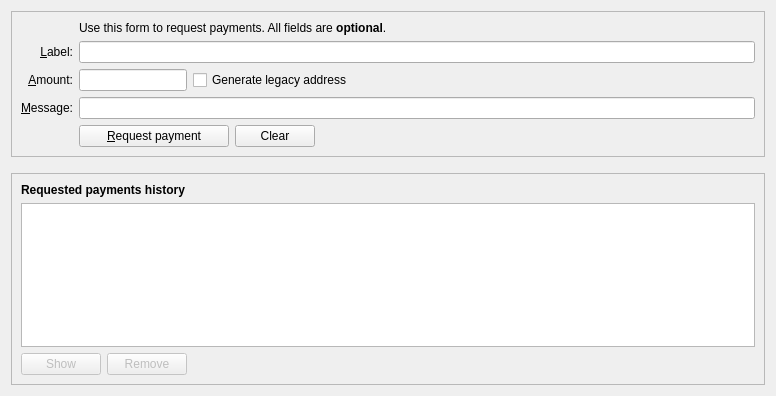
<?xml version="1.0" encoding="UTF-8"?>
<ui version="4.0">
 <class>ReceiveCoinsDialog</class>
 <widget class="QWidget" name="ReceiveCoinsDialog">
  <property name="geometry">
   <rect>
    <x>0</x>
    <y>0</y>
    <width>776</width>
    <height>396</height>
   </rect>
  </property>
  <layout class="QVBoxLayout" name="verticalLayout" stretch="0,0,1">
   <item>
    <widget class="QFrame" name="frame2">
     <property name="sizePolicy">
      <sizepolicy hsizetype="Preferred" vsizetype="Expanding">
       <horstretch>0</horstretch>
       <verstretch>0</verstretch>
      </sizepolicy>
     </property>
     <property name="frameShape">
      <enum>QFrame::StyledPanel</enum>
     </property>
     <property name="frameShadow">
      <enum>QFrame::Sunken</enum>
     </property>
     <layout class="QVBoxLayout" name="verticalLayout_3">
      <item>
       <layout class="QGridLayout" name="gridLayout">
        <item row="5" column="0">
         <widget class="QLabel" name="label">
          <property name="toolTip">
           <string>An optional amount to request. Leave this empty or zero to not request a specific amount.</string>
          </property>
          <property name="text">
           <string>&amp;Amount:</string>
          </property>
          <property name="alignment">
           <set>Qt::AlignRight|Qt::AlignTrailing|Qt::AlignVCenter</set>
          </property>
          <property name="buddy">
           <cstring>reqAmount</cstring>
          </property>
         </widget>
        </item>
        <item row="6" column="0">
         <widget class="QLabel" name="label_3">
          <property name="toolTip">
           <string>An optional message to attach to the payment request, which will be displayed when the request is opened. Note: The message will not be sent with the payment over the H2hcoin network.</string>
          </property>
          <property name="text">
           <string>&amp;Message:</string>
          </property>
          <property name="alignment">
           <set>Qt::AlignRight|Qt::AlignTrailing|Qt::AlignVCenter</set>
          </property>
          <property name="buddy">
           <cstring>reqMessage</cstring>
          </property>
         </widget>
        </item>
        <item row="4" column="2">
         <widget class="QLineEdit" name="reqLabel">
          <property name="toolTip">
           <string>An optional label to associate with the new receiving address.</string>
          </property>
         </widget>
        </item>
        <item row="2" column="2">
         <widget class="QLabel" name="label_5">
          <property name="text">
           <string>Use this form to request payments. All fields are &lt;b&gt;optional&lt;/b&gt;.</string>
          </property>
         </widget>
        </item>
        <item row="4" column="0">
         <widget class="QLabel" name="label_2">
          <property name="toolTip">
           <string>An optional label to associate with the new receiving address.</string>
          </property>
          <property name="text">
           <string>&amp;Label:</string>
          </property>
          <property name="alignment">
           <set>Qt::AlignRight|Qt::AlignTrailing|Qt::AlignVCenter</set>
          </property>
          <property name="buddy">
           <cstring>reqLabel</cstring>
          </property>
         </widget>
        </item>
        <item row="6" column="2">
         <widget class="QLineEdit" name="reqMessage">
          <property name="toolTip">
           <string>An optional message to attach to the payment request, which will be displayed when the request is opened. Note: The message will not be sent with the payment over the H2hcoin network.</string>
          </property>
         </widget>
        </item>
        <item row="7" column="2">
         <layout class="QHBoxLayout" name="horizontalLayout">
          <item>
           <widget class="QPushButton" name="receiveButton">
            <property name="minimumSize">
             <size>
              <width>150</width>
              <height>0</height>
             </size>
            </property>
            <property name="text">
             <string>&amp;Request payment</string>
            </property>
            <property name="icon">
             <iconset resource="../h2hcoin.qrc">
              <normaloff>:/icons/receiving_addresses</normaloff>:/icons/receiving_addresses</iconset>
            </property>
           </widget>
          </item>
          <item>
           <widget class="QPushButton" name="clearButton">
            <property name="sizePolicy">
             <sizepolicy hsizetype="Minimum" vsizetype="Fixed">
              <horstretch>0</horstretch>
              <verstretch>0</verstretch>
             </sizepolicy>
            </property>
            <property name="toolTip">
             <string>Clear all fields of the form.</string>
            </property>
            <property name="text">
             <string>Clear</string>
            </property>
            <property name="icon">
             <iconset resource="../h2hcoin.qrc">
              <normaloff>:/icons/remove</normaloff>:/icons/remove</iconset>
            </property>
            <property name="autoDefault">
             <bool>false</bool>
            </property>
           </widget>
          </item>
          <item>
           <spacer name="horizontalSpacer">
            <property name="orientation">
             <enum>Qt::Horizontal</enum>
            </property>
            <property name="sizeHint" stdset="0">
             <size>
              <width>40</width>
              <height>20</height>
             </size>
            </property>
           </spacer>
          </item>
         </layout>
        </item>
        <item row="7" column="0">
         <widget class="QLabel" name="label_7">
          <property name="text">
           <string/>
          </property>
         </widget>
        </item>
        <item row="5" column="2">
         <layout class="QHBoxLayout" name="horizontalLayout_6">
          <item>
           <widget class="H2hcoinAmountField" name="reqAmount">
            <property name="sizePolicy">
             <sizepolicy hsizetype="Fixed" vsizetype="Fixed">
              <horstretch>0</horstretch>
              <verstretch>0</verstretch>
             </sizepolicy>
            </property>
            <property name="minimumSize">
             <size>
              <width>80</width>
              <height>0</height>
             </size>
            </property>
            <property name="maximumSize">
             <size>
              <width>1000</width>
              <height>100</height>
             </size>
            </property>
            <property name="toolTip">
             <string>An optional amount to request. Leave this empty or zero to not request a specific amount.</string>
            </property>
           </widget>
          </item>
          <item>
           <widget class="QCheckBox" name="useLegacyAddress">
            <property name="sizePolicy">
             <sizepolicy hsizetype="Fixed" vsizetype="Fixed">
              <horstretch>0</horstretch>
              <verstretch>0</verstretch>
             </sizepolicy>
            </property>
            <property name="maximumSize">
             <size>
              <width>1000</width>
              <height>16777215</height>
             </size>
            </property>
            <property name="focusPolicy">
             <enum>Qt::StrongFocus</enum>
            </property>
            <property name="toolTip">
             <string>Native segwit addresses (aka Bech32 or BIP-173) reduce your transaction fees later on and offer better protection against typos, but old wallets don't support them. When checked, an address compatible with older wallets will be created instead.</string>
            </property>
            <property name="text">
             <string>Generate legacy address</string>
            </property>
           </widget>
          </item>
          <item>
           <spacer name="horizontalSpacer_3">
            <property name="orientation">
             <enum>Qt::Horizontal</enum>
            </property>
            <property name="sizeHint" stdset="0">
             <size>
              <width>0</width>
              <height>0</height>
             </size>
            </property>
           </spacer>
          </item>
         </layout>
        </item>
       </layout>
      </item>
     </layout>
    </widget>
   </item>
   <item>
    <spacer name="verticalSpacer_2">
     <property name="orientation">
      <enum>Qt::Vertical</enum>
     </property>
     <property name="sizeHint" stdset="0">
      <size>
       <width>20</width>
       <height>10</height>
      </size>
     </property>
    </spacer>
   </item>
   <item>
    <widget class="QFrame" name="frame">
     <property name="sizePolicy">
      <sizepolicy hsizetype="Preferred" vsizetype="Expanding">
       <horstretch>0</horstretch>
       <verstretch>0</verstretch>
      </sizepolicy>
     </property>
     <property name="frameShape">
      <enum>QFrame::StyledPanel</enum>
     </property>
     <property name="frameShadow">
      <enum>QFrame::Raised</enum>
     </property>
     <layout class="QVBoxLayout" name="verticalLayout_2">
      <item>
       <widget class="QLabel" name="label_6">
        <property name="font">
         <font>
          <weight>75</weight>
          <bold>true</bold>
         </font>
        </property>
        <property name="text">
         <string>Requested payments history</string>
        </property>
       </widget>
      </item>
      <item>
       <widget class="QTableView" name="recentRequestsView">
        <property name="contextMenuPolicy">
         <enum>Qt::CustomContextMenu</enum>
        </property>
        <property name="tabKeyNavigation">
         <bool>false</bool>
        </property>
        <property name="sortingEnabled">
         <bool>true</bool>
        </property>
       </widget>
      </item>
      <item>
       <layout class="QHBoxLayout" name="horizontalLayout_2">
        <item>
         <widget class="QPushButton" name="showRequestButton">
          <property name="enabled">
           <bool>false</bool>
          </property>
          <property name="toolTip">
           <string>Show the selected request (does the same as double clicking an entry)</string>
          </property>
          <property name="text">
           <string>Show</string>
          </property>
          <property name="icon">
           <iconset resource="../h2hcoin.qrc">
            <normaloff>:/icons/edit</normaloff>:/icons/edit</iconset>
          </property>
          <property name="autoDefault">
           <bool>false</bool>
          </property>
         </widget>
        </item>
        <item>
         <widget class="QPushButton" name="removeRequestButton">
          <property name="enabled">
           <bool>false</bool>
          </property>
          <property name="toolTip">
           <string>Remove the selected entries from the list</string>
          </property>
          <property name="text">
           <string>Remove</string>
          </property>
          <property name="icon">
           <iconset resource="../h2hcoin.qrc">
            <normaloff>:/icons/remove</normaloff>:/icons/remove</iconset>
          </property>
          <property name="autoDefault">
           <bool>false</bool>
          </property>
         </widget>
        </item>
        <item>
         <spacer name="horizontalSpacer_2">
          <property name="orientation">
           <enum>Qt::Horizontal</enum>
          </property>
          <property name="sizeHint" stdset="0">
           <size>
            <width>40</width>
            <height>20</height>
           </size>
          </property>
         </spacer>
        </item>
       </layout>
      </item>
     </layout>
    </widget>
   </item>
  </layout>
 </widget>
 <customwidgets>
  <customwidget>
   <class>H2hcoinAmountField</class>
   <extends>QLineEdit</extends>
   <header>qt/h2hcoinamountfield.h</header>
   <container>1</container>
  </customwidget>
 </customwidgets>
 <tabstops>
  <tabstop>reqLabel</tabstop>
  <tabstop>reqAmount</tabstop>
  <tabstop>useLegacyAddress</tabstop>
  <tabstop>reqMessage</tabstop>
  <tabstop>receiveButton</tabstop>
  <tabstop>clearButton</tabstop>
  <tabstop>recentRequestsView</tabstop>
  <tabstop>showRequestButton</tabstop>
  <tabstop>removeRequestButton</tabstop>
 </tabstops>
 <resources>
  <include location="../h2hcoin.qrc"/>
 </resources>
 <connections/>
</ui>
